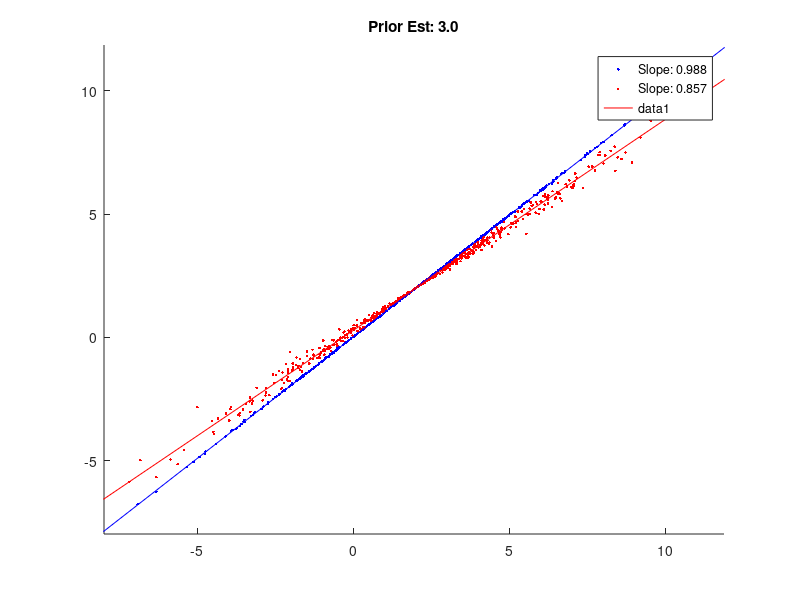
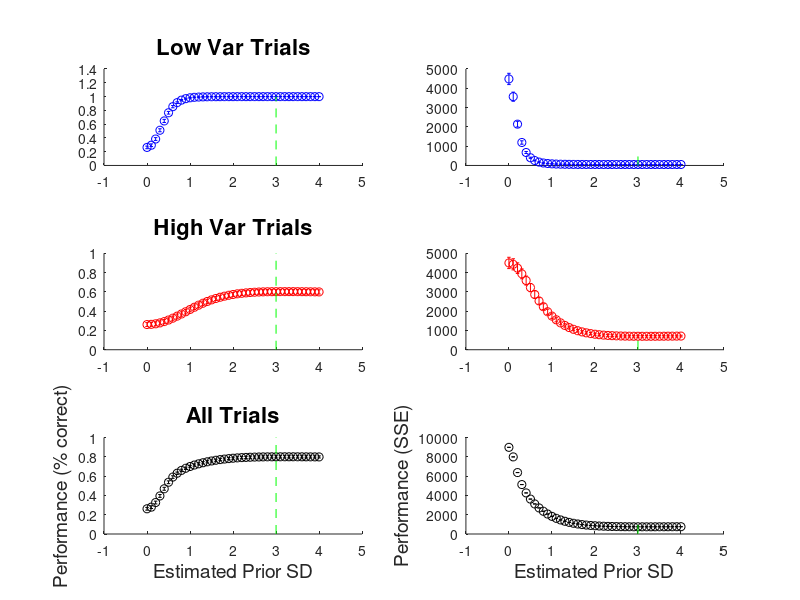
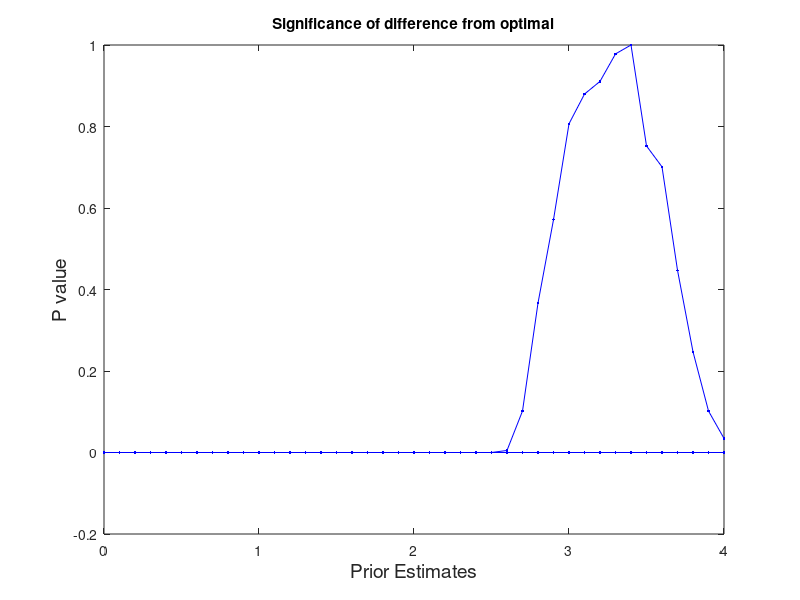
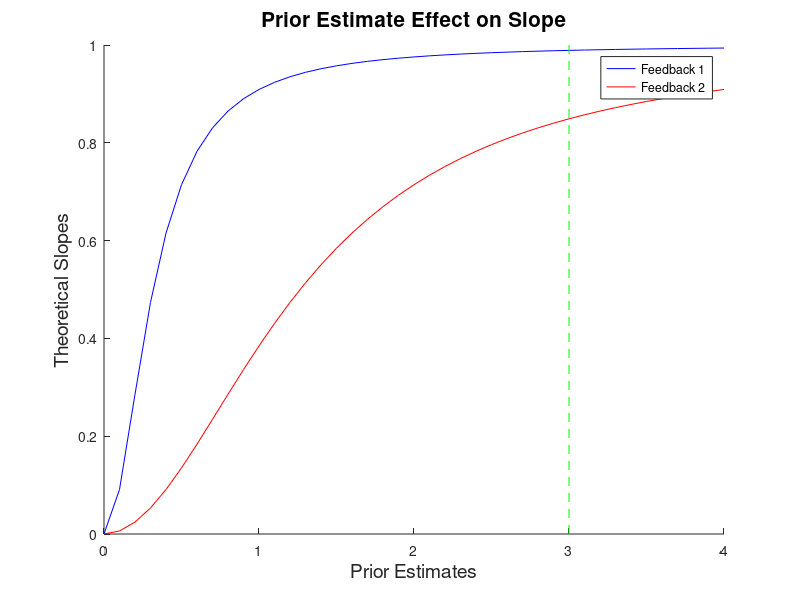

The MATLAB script that drew these images, in order:
%% Task Parameters
numslices = 10;
targetsize = 2;

mup = 2; % Prior mean
sigp = 3; % Prior std

% Feedback standard deviations
s1 = 1;%2.2; %1
s2 = 4;%7; %4

ntrials = 1000; %Trials per session
reps = 500; %Total number of sessions       
sigp_hats = 0:0.1:4; %Range of prior estimates (strategies)
strategies = [3]; %Strategies for which you want scatterplot with slopes

%% Mr. F (the fake monkey)
centroid_estimation_error = 0; % percent var
motor_error = 0; % std (constant)

%% Initialize arrays
correct1 = zeros(reps,length(sigp_hats));
correct2 = zeros(reps,length(sigp_hats));
totcorrect = zeros(reps,length(sigp_hats));

sse1 = zeros(reps,length(sigp_hats));
sse2 = zeros(reps,length(sigp_hats));
sset = zeros(reps,length(sigp_hats));

sumsig1 = zeros(reps,length(sigp_hats));
sumsig2 = zeros(reps,length(sigp_hats));
sumsigt = zeros(reps,length(sigp_hats));

theor = zeros(length(sigp_hats),2);

sigp_hats = 1/1000*round(1000*sigp_hats); %Range of prior estimates (strategies)
strategies = 1/1000*round(1000*strategies); %Strategies for which you want scatterplot with slopes
[throwaway,plotstrategies] = ismember(strategies,sigp_hats);
%% Do Simulation
for rep = 1:reps %Cycle through sessions

    % Obtain true target positions and separate into high/low
    targets = mup + randn(ntrials,1).*sigp;
    targetsL = targets(1:end/2);
    targetsH = targets(end/2+1:end);

    % Represent the targets with slices (drawn from feedback stds)
    slicesf1 = repmat(targetsL,1,numslices) + s1*randn(ntrials/2,numslices);
    slicesf2 = repmat(targetsH,1,numslices) + s2*randn(ntrials/2,numslices);

    % Calculate the centroid positions and stds of the slices
    mu_hats1 = mean(slicesf1,2);
    sig_hats1 = std(slicesf1,0,2)./sqrt(numslices);
    
    mu_hats1 = mu_hats1 + centroid_estimation_error.*sig_hats1.*randn(length(mu_hats1),1);

    mu_hats2 = mean(slicesf2,2);
    sig_hats2 = std(slicesf2,0,2)./sqrt(numslices);

    mu_hats2 = mu_hats2 + centroid_estimation_error.*sig_hats2.*randn(length(mu_hats2),1);
    
    if rep==1; figure; hold on; end
    
    for i = 1:length(sigp_hats) % Cycle through strategies
        sigp_hat = sigp_hats(i);

        % Bayesian integration to calculate final target position estimate
        pos1 = (mu_hats1.*sigp_hat.^2 + mup.*sig_hats1.^2)./(sigp_hat.^2+sig_hats1.^2);
         pos1 = pos1 + motor_error*randn(length(pos1),1);
        pos2 = (mu_hats2.*sigp_hat.^2 + mup.*sig_hats2.^2)./(sigp_hat.^2+sig_hats2.^2);
         pos2 = pos2 + motor_error*randn(length(pos2),1);
        if rep == 1 
            
            % Calculate Theoretical Slopes
            theor(i,1) = sigp_hat^2/(sigp_hat^2+(s1/sqrt(numslices))^2);
            theor(i,2) = sigp_hat^2/(sigp_hat^2+(s2/sqrt(numslices))^2);
            
            % Plot 2004 Nature plot for strategies of interest (see TASK
            % PARAMETERS)
            if ismember(i,plotstrategies)
                subplot(1,length(plotstrategies),find(plotstrategies == i)); hold on;
                plot(mu_hats1,pos1,'b.');
                plot(mu_hats2,pos2,'r.');

                [slope1, S1] = polyfit(mu_hats1,pos1,1); 
                [slope2, S2] = polyfit(mu_hats2,pos2,1);

                plot([-25 25],polyval(slope1,[-25 25]),'b');
                legend(sprintf('Slope: %.3f',slope1(1)),sprintf('Slope: %.3f',slope2(1)))
                plot([-25 25],polyval(slope2,[-25 25]),'r');
                title(sprintf('Prior Est: %.1f',sigp_hat));

                axis([min(targets) max(targets) min(targets) max(targets)]);
            end
        end
        
        % Calculate standard deviations of posteriors
        sig1 = sqrt((sigp_hat.^2*sig_hats1.^2)./(sigp_hat.^2+sig_hats1.^2));
        sig2 = sqrt((sigp_hat.^2*sig_hats2.^2)./(sigp_hat.^2+sig_hats2.^2));
        
        % Find average posterior std
        sumsig1(rep,i) = mean(sig1);
        sumsig2(rep,i) = mean(sig2);
        sumsigt(rep,i) = mean([sig1;sig2]);
        
        % Calculate errors of MAP estimate
        err1 = abs(pos1 - targetsL);
        err2 = abs(pos2 - targetsH);
        
        % SSE for separate cases and also combined
        sse1(rep,i) = sum(err1.^2);
        sse2(rep,i) = sum(err2.^2);
        sset(rep,i) = sse1(rep,i)+sse2(rep,i);
        
        % Calculate success rate (% targets hit)
        correct1(rep,i) = sum(err1<=targetsize/2)./(ntrials/2);
        correct2(rep,i) = sum(err2<=targetsize/2)./(ntrials/2);
        totcorrect(rep,i) = (correct1(rep,i)*(ntrials/2)+correct2(rep,i)*(ntrials/2))./ntrials;
    end
end

%% Calculate mean and stds of success rates
% Feedback 1
CP1 = mean(correct1,1);
cp1sd = std(correct1,0,1);
% Feedback 2
CP2 = mean(correct2,1);
cp2sd = std(correct2,0,1);
% Total
TC = mean(totcorrect,1);
tcsd = std(totcorrect,0,1);

%% Calculate mean and stds of SSE
% Feedback 1
SSE1 = mean(sse1,1);
SSE1std = std(sse1,0,1);
% Feedback 2
SSE2 = mean(sse2,1);
SSE2std = std(sse2,0,1);
% Total
SSET = mean(sset,1);
SSETstd = std(SSET,0,1);

%% Calculate mean and stds of Posterior Standard deviations
% Feedback 1
SIG1 = mean(sumsig1,1);
SIG1std = std(sumsig1,0,1);
% Feedback 2
SIG2 = mean(sumsig2,1);
SIG2std = std(sumsig2,0,1);
% Total
SIGT = mean(sumsigt,1);
SIGTstd = std(sumsigt,0,1);

%% Create Performance Figures
% Performance (Percent correct) across strategies
figure; 
subplot(3,2,1); hold on;
errorbar(sigp_hats,CP1,cp1sd,'bo'); title('Low Var Trials','FontSize',16);
plot([sigp sigp],[0 1],'g--')
subplot(3,2,3); hold on;
errorbar(sigp_hats,CP2,cp2sd,'ro'); title('High Var Trials','FontSize',16);
plot([sigp sigp],[0 1],'g--')
subplot(3,2,5); hold on;
errorbar(sigp_hats,TC,tcsd,'ko'); title('All Trials','FontSize',16);
plot([sigp sigp],[0 1],'g--')

CP1max = max(CP1);
CP2max = max(CP2);
TCmax = max(TC);

d1 = CP1max- CP1;
d2 = CP2max - CP2;
dt = TCmax - TC;

weights = 0.1:0.1:10;
for i = 1:length(weights)
    cost1(i,:) = weights(i)*d1 + SIG1;
        best1(i) = sigp_hats(cost1(i,:)==min(cost1(i,:)));
    cost2(i,:) = weights(i)*d2 + SIG2;
        best2(i) = sigp_hats(cost2(i,:)==min(cost2(i,:)));
    costt(i,:) = weights(i)*dt + SIGT;
        bestt(i) = sigp_hats(costt(i,:)==min(costt(i,:)));
end

xlabel('Estimated Prior SD','FontSize',14); 
ylabel('Performance (% correct)','FontSize',14);

% Performance (SSE) across strategies
subplot(3,2,2); hold on;
errorbar(sigp_hats,SSE1,SSE1std,'bo');
plot([sigp sigp],[0 500],'g--')
subplot(3,2,4); hold on;
errorbar(sigp_hats,SSE2,SSE2std,'ro'); 
plot([sigp sigp],[0 500],'g--')
subplot(3,2,6); hold on;
errorbar(sigp_hats,SSET,SSETstd,'ko');
plot([sigp sigp],[0 1000],'g--')

xlabel('Estimated Prior SD','FontSize',14); 
ylabel('Performance (SSE)','FontSize',14);

%% Create Robustness Figures
% Return the best Prior estimate (SHOULD BE THE TRUE PRIOR)
indbest = find(TC==max(TC));
fprintf('Optimal Prior: %.3f\n',sigp_hats(indbest));

% Perform ttest to compare performance of strategies wrt optimal prior
bestset = totcorrect(:,indbest);
comp = zeros(size(totcorrect,2));
pval = comp;
for i = 1:size(totcorrect,2)
    [comp(i), pval(i)] = ttest2(totcorrect(:,i),bestset);
end

% Plot P-values from comparison
figure; plot(sigp_hats,pval,'b.-');
xlabel('Prior Estimates','FontSize',14); 
ylabel('P value','FontSize',14);
title('Significance of difference from optimal');
%axis([sigp_hats(1) sigp_hats(end) 0 .06]);

% Plot Slopes across strategies
figure; hold on;
plot(sigp_hats,theor(:,1),'b');
plot(sigp_hats,theor(:,2),'r');
plot([sigp sigp],[0 1],'g--')
legend('Feedback 1','Feedback 2');
xlabel('Prior Estimates','FontSize',14);
ylabel('Theoretical Slopes','FontSize',14);
title('Prior Estimate Effect on Slope','FontSize',15);

dslope1 = theor(indbest,1) - theor(:,1);
dslope2 = theor(indbest,2) - theor(:,2);

drew1 = CP1(indbest) -CP1;
drew2 = CP2(indbest) -CP2;


